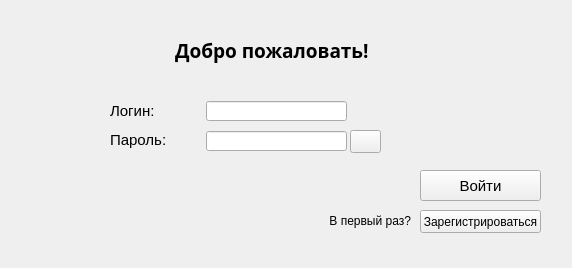
<?xml version="1.0" encoding="UTF-8"?>
<ui version="4.0">
 <class>Form</class>
 <widget class="QWidget" name="Form">
  <property name="geometry">
   <rect>
    <x>0</x>
    <y>0</y>
    <width>572</width>
    <height>268</height>
   </rect>
  </property>
  <property name="sizePolicy">
   <sizepolicy hsizetype="Fixed" vsizetype="Fixed">
    <horstretch>0</horstretch>
    <verstretch>0</verstretch>
   </sizepolicy>
  </property>
  <property name="windowTitle">
   <string>Form</string>
  </property>
  <widget class="QLabel" name="label">
   <property name="geometry">
    <rect>
     <x>175</x>
     <y>30</y>
     <width>221</width>
     <height>41</height>
    </rect>
   </property>
   <property name="font">
    <font>
     <family>Verdana Pro Semibold</family>
     <pointsize>14</pointsize>
     <weight>75</weight>
     <bold>true</bold>
    </font>
   </property>
   <property name="text">
    <string>Добро пожаловать!</string>
   </property>
  </widget>
  <widget class="QLabel" name="log_label">
   <property name="geometry">
    <rect>
     <x>110</x>
     <y>100</y>
     <width>81</width>
     <height>21</height>
    </rect>
   </property>
   <property name="font">
    <font>
     <pointsize>11</pointsize>
    </font>
   </property>
   <property name="text">
    <string>Логин:</string>
   </property>
  </widget>
  <widget class="QLabel" name="pass_label">
   <property name="geometry">
    <rect>
     <x>110</x>
     <y>130</y>
     <width>81</width>
     <height>20</height>
    </rect>
   </property>
   <property name="font">
    <font>
     <pointsize>11</pointsize>
    </font>
   </property>
   <property name="text">
    <string>Пароль:</string>
   </property>
  </widget>
  <widget class="QLineEdit" name="login_val">
   <property name="geometry">
    <rect>
     <x>206</x>
     <y>101</y>
     <width>141</width>
     <height>20</height>
    </rect>
   </property>
   <property name="font">
    <font>
     <pointsize>10</pointsize>
    </font>
   </property>
   <property name="text">
    <string/>
   </property>
  </widget>
  <widget class="QLineEdit" name="pass_val">
   <property name="geometry">
    <rect>
     <x>206</x>
     <y>131</y>
     <width>141</width>
     <height>20</height>
    </rect>
   </property>
   <property name="font">
    <font>
     <pointsize>10</pointsize>
    </font>
   </property>
   <property name="text">
    <string/>
   </property>
  </widget>
  <widget class="QPushButton" name="enter_btn">
   <property name="geometry">
    <rect>
     <x>420</x>
     <y>170</y>
     <width>121</width>
     <height>31</height>
    </rect>
   </property>
   <property name="font">
    <font>
     <pointsize>11</pointsize>
    </font>
   </property>
   <property name="text">
    <string>Войти</string>
   </property>
  </widget>
  <widget class="QLabel" name="status_label">
   <property name="geometry">
    <rect>
     <x>0</x>
     <y>240</y>
     <width>572</width>
     <height>28</height>
    </rect>
   </property>
   <property name="text">
    <string/>
   </property>
   <property name="alignment">
    <set>Qt::AlignCenter</set>
   </property>
  </widget>
  <widget class="QPushButton" name="show_pass">
   <property name="geometry">
    <rect>
     <x>350</x>
     <y>130</y>
     <width>31</width>
     <height>23</height>
    </rect>
   </property>
   <property name="text">
    <string/>
   </property>
  </widget>
  <widget class="QLabel" name="label_4">
   <property name="geometry">
    <rect>
     <x>150</x>
     <y>210</y>
     <width>261</width>
     <height>21</height>
    </rect>
   </property>
   <property name="text">
    <string>В первый раз?</string>
   </property>
   <property name="alignment">
    <set>Qt::AlignRight|Qt::AlignTrailing|Qt::AlignVCenter</set>
   </property>
  </widget>
  <widget class="QPushButton" name="add_user_btn">
   <property name="geometry">
    <rect>
     <x>420</x>
     <y>210</y>
     <width>121</width>
     <height>23</height>
    </rect>
   </property>
   <property name="text">
    <string>Зарегистрироваться</string>
   </property>
  </widget>
 </widget>
 <resources/>
 <connections/>
</ui>
